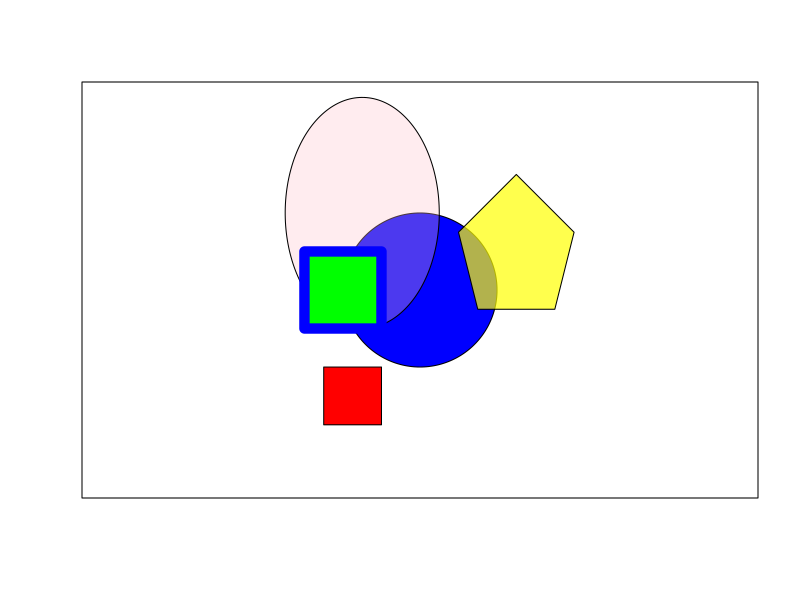

Reproduce this figure in R.
## ---- chunk 1
canvas <- function(mn=0,mx=100){
  plot( 1:2,ylim=c(mn,mx), xlim=c(mn,mx),
        asp=1,xaxt="n",yaxt="n", type="n",
        xlab="",ylab="")
}
circle <- function(x,y,r,ry=r,...){ 
  angs <- seq(0,2*pi, length=200)
  xpts <- x+r*cos(angs)
  ypts <- y+ry*sin(angs)
  polygon(xpts,ypts,...)
  }
## ---- chunk 2
canvas()
circle(50,50,20,col="blue")
circle(35,70,r=20,ry=30,col=scales::alpha("pink",.3))
polygon(c(20,40,40,20),c(60,60,40,40),col="green",border="blue",lwd=10)
polygon(c(25,40,40,25),c(30,30,15,15),col="red", border="black")
polygon(c(60,75,90,85,65),c(65,80,65,45,45),col=scales::alpha("yellow",.7)) 
